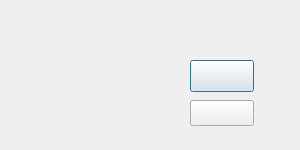
<?xml version="1.0" encoding="UTF-8"?>
<ui version="4.0">
 <class>close_dlg</class>
 <widget class="QDialog" name="close_dlg">
  <property name="geometry">
   <rect>
    <x>0</x>
    <y>0</y>
    <width>300</width>
    <height>150</height>
   </rect>
  </property>
  <property name="windowTitle">
   <string>Dialog</string>
  </property>
  <widget class="QPushButton" name="okBtn">
   <property name="geometry">
    <rect>
     <x>190</x>
     <y>60</y>
     <width>64</width>
     <height>32</height>
    </rect>
   </property>
   <property name="styleSheet">
    <string notr="true">QPushButton#okBtn {
	border-image: url(:/images/finish0.png);
}
QPushButton#okBtn:hover {
	border-image: url(:/images/finish1.png);
}
QPushButton#okBtn:pressed {
	border-image: url(:/images/finish2.png);
}</string>
   </property>
   <property name="text">
    <string/>
   </property>
  </widget>
  <widget class="QPushButton" name="cancelBtn">
   <property name="geometry">
    <rect>
     <x>190</x>
     <y>100</y>
     <width>64</width>
     <height>26</height>
    </rect>
   </property>
   <property name="styleSheet">
    <string notr="true">QPushButton#cancelBtn {
	border-image: url(:/images/back0.png);
}
QPushButton#cancelBtn:hover {
	border-image: url(:/images/back1.png);
}
QPushButton#cancelBtn:pressed {
	border-image: url(:/images/back2.png);
}</string>
   </property>
   <property name="text">
    <string/>
   </property>
  </widget>
 </widget>
 <resources/>
 <connections/>
</ui>
